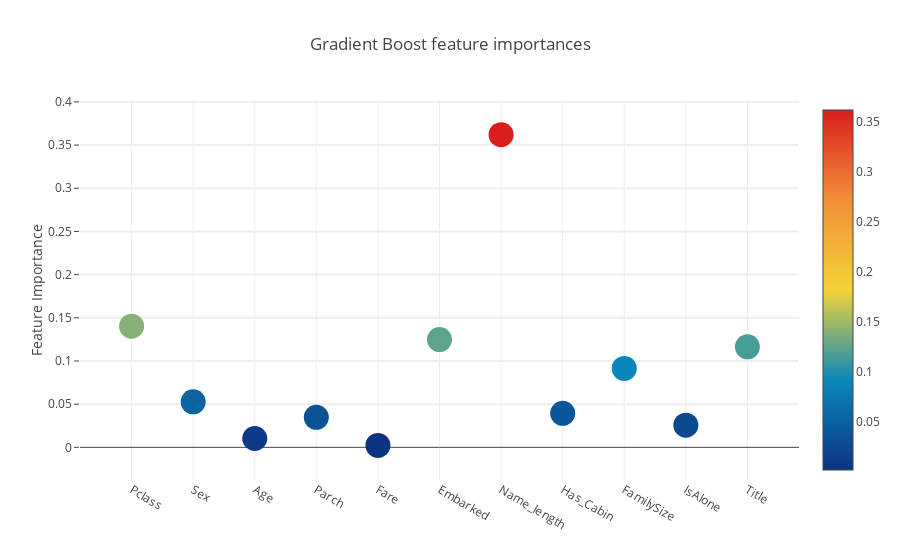

The notebook cell saved with this chart:
### Code cell
trace = go.Scatter(y=feature_dataframe['Gradient Boost feature importances'].values,
                  x = feature_dataframe['features'].values,
                  mode='markers',
                  marker=dict(
                  sizemode = 'diameter',
                  sizeref=1,
                  size=25,
                  color=feature_dataframe['Gradient Boost feature importances'].values,
                  colorscale='Portland',
                  showscale=True), text = feature_dataframe['features'].values)
data = [trace]

layout = go.Layout(autosize=True,title='Gradient Boost feature importances',
                   hovermode='closest',
                   yaxis=dict(title='Feature Importance',
                             ticklen=5,
                             gridwidth=2),showlegend=False
)
fig = go.Figure(data=data, layout=layout)
py.iplot(fig, filename='scatter2018')

### Figure 1 — Plotly figure (JSON) as saved in the notebook; plotly's stock layout.template omitted (floating-point values rounded to 4 significant figures)
{"data": [{"marker": {"color": [0.1403, 0.0527, 0.0102, 0.03478, 0.002272, 0.1248, 0.3621, 0.03942, 0.09141, 0.02564, 0.1164], "colorscale": "Portland", "showscale": true, "size": 25, "sizemode": "diameter", "sizeref": 1}, "mode": "markers", "text": ["Pclass", "Sex", "Age", "Parch", "Fare", "Embarked", "Name_length", "Has_Cabin", "FamilySize", "IsAlone", "Title"], "type": "scatter", "uid": "1ae75228-a1dc-11e8-92e5-34363bce09e6", "x": ["Pclass", "Sex", "Age", "Parch", "Fare", "Embarked", "Name_length", "Has_Cabin", "FamilySize", "IsAlone", "Title"], "y": [0.1403, 0.0527, 0.0102, 0.03478, 0.002272, 0.1248, 0.3621, 0.03942, 0.09141, 0.02564, 0.1164]}], "layout": {"autosize": true, "hovermode": "closest", "showlegend": false, "title": "Gradient Boost feature importances", "yaxis": {"gridwidth": 2, "ticklen": 5, "title": "Feature Importance"}}}
